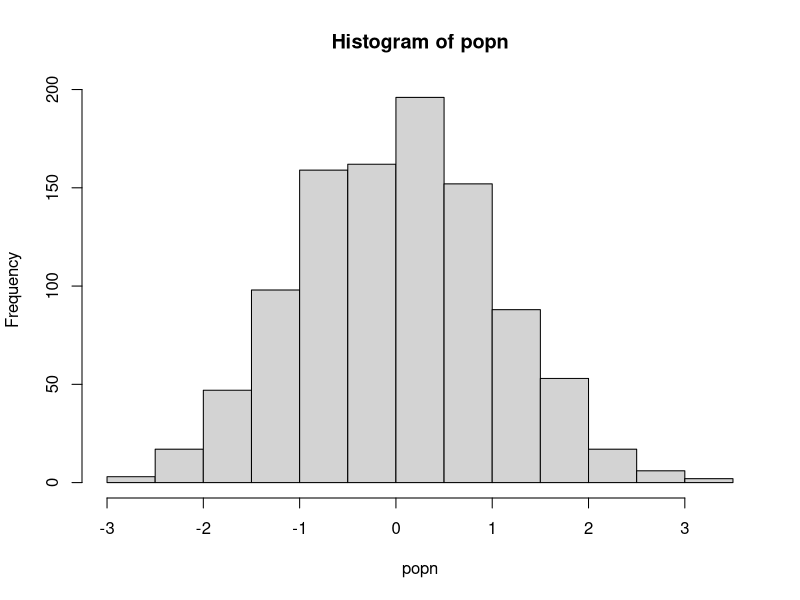

Reproduce this figure in R.
#!/usr/bin/Rscript --vanilla
# Author: Izie Wood
# Desc: Script demonstrating different types of vectorisation using a sampling experiment
# Date: Oct 2021

## A function to take a sample size of n from a population "popn" and return its mean 
myexperiment <- function(popn,n){
    pop_sample <- sample(popn, n, replace = FALSE) # replace = FALSE- numbers not put back into sample size after being picked
    return(mean(pop_sample))
}

## Calculate means using a for loop without pre-allocation: 
loopy_sample1 <- function(popn, n, num){
    result1 <- vector() #Initialise empty vector of size 1
    for (i in 1:num){
        result1 <- c(result1, myexperiment(popn, n))
    }
    return(result1)
}

## To run "num" iterations of the experiment using a for loop on a vector with pre-allocation:
loopy_sample2 <- function(popn, n, num){
    result2 <- vector(,num) #pre-allocate expected size 
    for(i in 1:num){
        result2[i] <- myexperiment(popn, n)
    }
    return(result2)
}

## To run "num" iterations of the experiment using a for loop on a list with pre-allocation
loopy_sample3 <- function(popn, n, num){
    result3 <- vector("list", num) # pre-allocate expected size
    for(i in 1:num){
        result3[[i]] <- myexperiment(popn, n)
    }
    return(result3)
}

## To run "num" iterations of the experiment using vectorisation with lapply:
lapply_sample <- function(popn, n, num){
    result4 <- lapply(1:num, function(i) myexperiment(popn, n))
    return(result4)
}

## To run "num" iterations of the experiment using vectorization with sapply: 
    sapply_sample <- function(popn, n, num){
        result5 <- lapply(1:num, function(i) myexperiment(popn,n))
        return(result5)
    }

popn <- rnorm(1000) # generate a population
hist(popn)

## Run and time different functions

n <- 20 # sampe size for each experiment
num <- 1000 # Number of times to rerun the experiment

print("The loopy, none-pre-allocation approach takes:" )
print(system.time(loopy_sample1(popn, n, num)))

print("The loopy, but with pre-allocation approach takes:" )
print(system.time(loopy_sample2(popn, n, num)))

print("The loopy, non-pre-allocation approach on a list takes:" )
print(system.time(loopy_sample3(popn, n, num)))

print("THe vectorized sapply approach takes:" )
print(system.time(sapply_sample(popn, n, num)))

print("The vectorized lapply approach takes:" )
print(system.time(lapply_sample(popn, n, num)))
